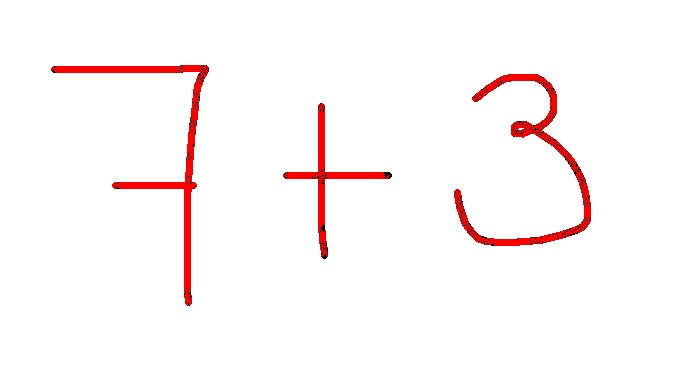
#> input picture notebooks/IMG_5023 copy 2.jpeg, 683 x 384 px; its folder holds only this picture in this run
$ python -i get_test_data.py   (imports and definitions only)
#> lines starting #> are read from the running program, lines starting #| are printed output that depends on the picture; after the words box and inside, x2 and y2 are one past the last pixel; in counts of white or black regions, pixels touching at a corner belong together
import cv2
import tensorflow as tf
import matplotlib.image as mpimg
import numpy as np


def recognizing_characters(path):
    #read image
#> called with path = 'notebooks/IMG_5023 copy 2.jpeg'
    img_original = mpimg.imread(path)
#> img_original is the input picture: shape (384, 683, 3); mean R, G, B 253.4, 246.9, 246.8
    #add a channels
    if len(img_original.shape) < 3:
        img_original = np.expand_dims(img_original, -1)
    if len(img_original.shape) == 3 and img_original.shape[2] == 3:
        img_new = cv2.cvtColor(img_original, cv2.COLOR_BGR2GRAY)
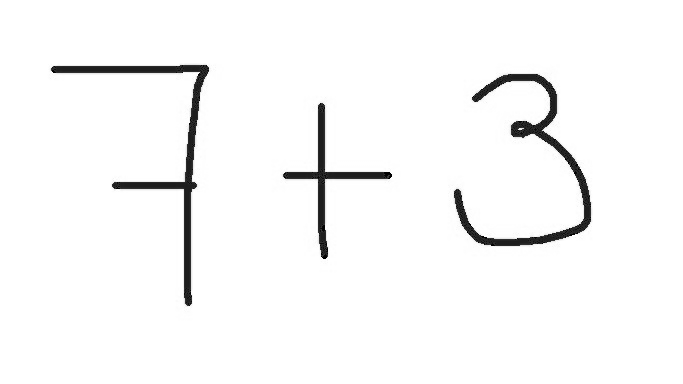
#> img_new: shape (384, 683); min 0, max 255, mean 247.6
    else:
        img_new = img_original.copy()
    #create a white image with same dimensions
    white_image = np.ones(img_new.shape, dtype=np.uint8)*255
    #transform to binary --> 90 for now but it can be changed
    ret, thresh = cv2.threshold(img_new,90,255,cv2.THRESH_BINARY)
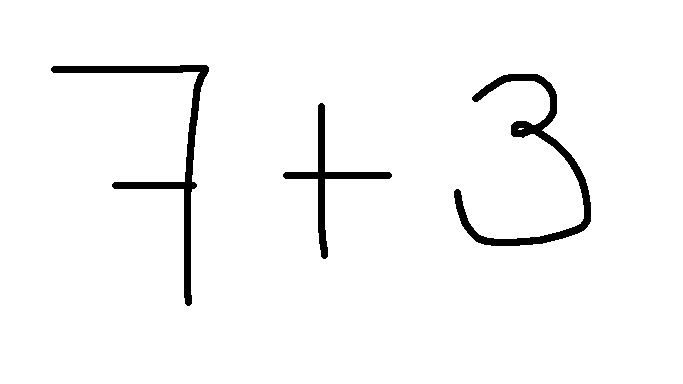
#> thresh: shape (384, 683); 96.8% white; 3 black regions
    #find contours, we can use none or simple as chain approx
    contours, hierarchy = cv2.findContours(thresh, cv2.RETR_TREE, cv2.CHAIN_APPROX_NONE)
#> contours = 5 contours, 1 with area under 20; largest, box (x1, y1, x2, y2) and area: (0, 0, 683, 384) 261206, (453, 73, 592, 247) 3784, (50, 64, 210, 307) 3782, (282, 102, 393, 260) 2045
    h_list = hierarchy[0].tolist()
#> h_list = [[-1, -1, 1, -1], [2, -1, -1, 0], [4, 1, 3, 0], [-1, -1, -1, 2], [-1, 2, -1, 0]]
    contours = list(contours)
    deleted_index = []
    for i in h_list:
        if i[-1] != 0:
            deleted_index.append(h_list.index(i))
#> this loop made 5 passes
#> after the loop, deleted_index = [0, 3]
    for d in sorted(deleted_index, reverse=True):
        contours.pop(d)
#> this loop made 2 passes
#> d on passes 1 to 2: 3, 0
#> after the loop, contours = 3 contours; box (x1, y1, x2, y2) and area: (453, 73, 592, 247) 3784, (50, 64, 210, 307) 3782, (282, 102, 393, 260) 2045
    #sort contours
    list_tuples_min = [(contours[i],contours[i][:,0][:,0].min()) for i in range(len(contours))]
#> list_tuples_min = 3 items
    list_tuples_min.sort(key=lambda x: x[1])
    #extract the contours only
    new_contours = [list_tuples_min[i][0] for i in range(len(list_tuples_min))]
#> new_contours has the same summary as contours
    #add info about character position in the equation
    full_image_h, full_image_w, full_image_channels = img_original.shape
#> full_image_h = 384; full_image_w = 683; full_image_channels = 3
    tier1 = int(full_image_h/3)
#> tier1 = 128
    tier2 = int(full_image_h/3)*2
#> tier2 = 256
    tier3 = int(full_image_h/3)*3
#> tier3 = 384
    list_min = []
    list_max = []
    for c in range(len(new_contours)):
        max_y = max(new_contours[c][:,0][:,1])
        min_y = min(new_contours[c][:,0][:,1])
        list_min.append(min_y)
        list_max.append(max_y)
#> this loop made 3 passes
#> (max_y, min_y) on passes 1 to 3: (306, 64), (259, 102), (246, 73)
#> after the loop, list_max = [306, 259, 246]; list_min = [64, 102, 73]
    position = []
    for i in range(len(list_min)):
        if list_min[i] < tier1 and list_max[i] < int(1.5*tier1):
            position.append('exponent')
        elif list_max[i] > tier2 and list_min[i] > tier1:
            position.append('index')
        else:
            position.append('regular')
#> this loop made 3 passes
#> after the loop, position = ['regular', 'regular', 'regular']
    #create a list of images
    list_images = []
    for c in range(len(new_contours)):
        x,y,w,h = cv2.boundingRect(new_contours[c])
        contour_drawing = cv2.drawContours(white_image.copy(), new_contours, c, (0,0,0), 10)
        img = contour_drawing[y:y+h,x:x+w]
        list_images.append(img)
#> this loop made 3 passes
#> (x, y, w, h) on passes 1 to 3: (50, 64, 160, 243), (282, 102, 111, 158), (453, 73, 139, 174)
#> pass 1, in recognizing_characters, `contour_drawing = cv2.drawContours(white_image.copy(), new_contours, c..`:
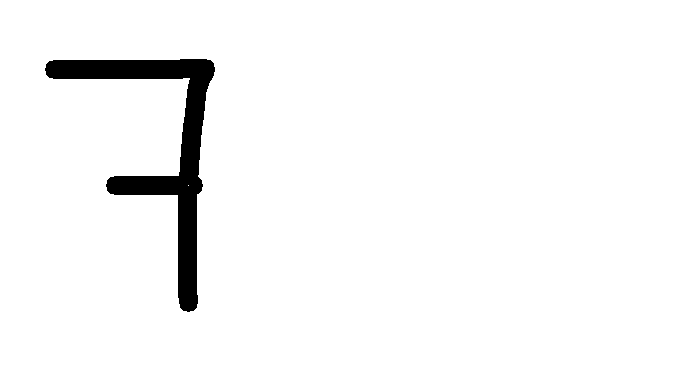
#> contour_drawing: shape (384, 683); 96.6% white; 1 black region, box (x1, y1, x2, y2) and area: (45, 59, 215, 312) 9019
#> pass 1, in recognizing_characters, `img = contour_drawing[y:y+h,x:x+w]`:
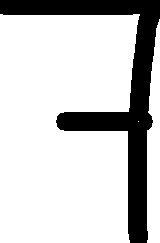
#> img: shape (243, 160); 79% white; 1 black region, box (x1, y1, x2, y2) and area: (0, 0, 160, 243) 8163
#> pass 2, in recognizing_characters, `contour_drawing = cv2.drawContours(white_image.copy(), new_contours, c..`:
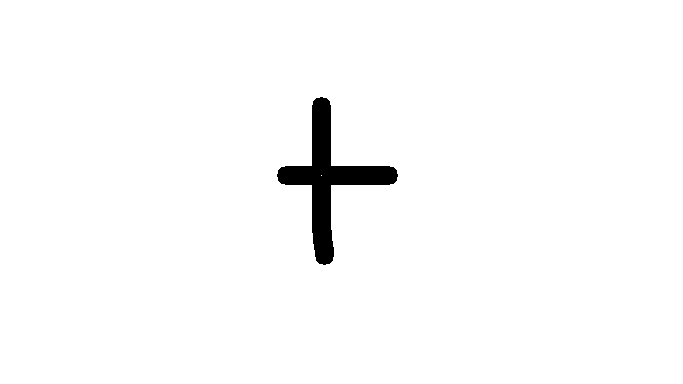
#> contour_drawing: shape (384, 683); 98.1% white; 1 black region, box (x1, y1, x2, y2) and area: (277, 97, 398, 265) 4970
#> pass 2, in recognizing_characters, `img = contour_drawing[y:y+h,x:x+w]`:
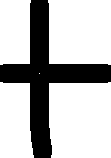
#> img: shape (158, 111); 73% white; 1 black region, box (x1, y1, x2, y2) and area: (0, 0, 111, 158) 4734
#> after the loop, list_images = 3 items
    character_position = [(list_images[i],position[i]) for i in range(len(list_images))]
#> character_position = 3 items
    return {'list_images':list_images,
            'images_with_position': character_position}

def new_measurements(array):
    resized = cv2.resize(array, (45,45), interpolation = cv2.INTER_AREA)
    return resized

def add_channels(array):
    return np.expand_dims(array, -1)

def three_channels(array):
    if array.shape[2] == 3:
        resized_bw = cv2.cvtColor(array, cv2.COLOR_BGR2GRAY)
        resized_3  =  cv2.cvtColor(resized_bw,cv2.COLOR_GRAY2RGB)
    elif array.shape[2] == 1:
        resized_3  =  cv2.cvtColor(array,cv2.COLOR_GRAY2RGB)
    return resized_3

def test_data(path):
    list_images = recognizing_characters(path)['list_images']
    list_images_resized = [new_measurements(img) for img in list_images]
    new_list_images = []
    for img in list_images_resized:
        if len(img.shape) < 3:
            new_img = add_channels(img)
        else:
            new_img = img
        new_list_images.append(new_img)
    new_list_images_1 = []
    for image in new_list_images:
        reformatted_img = three_channels(image)
        new_list_images_1.append(reformatted_img)
    return new_list_images_1

def test_data_with_positions(path):
    images_with_position = recognizing_characters(path)['images_with_position']
    return images_with_position

>>> result = recognizing_characters('notebooks/IMG_5023 copy 2.jpeg')
#> result = 2 items

$ run again, on notebooks/test3.jpeg
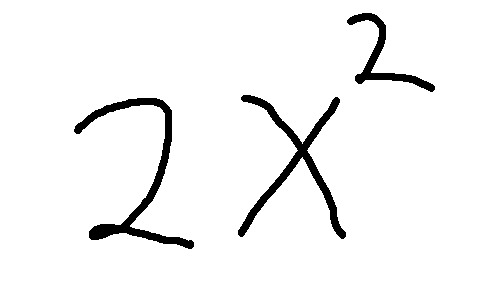
#> input picture notebooks/test3.jpeg, 480 x 296 px
#> in recognizing_characters, img_original is the input picture: shape (296, 480, 3); min 0, max 255, mean 243.3
#> thresh: shape (296, 480); 95.4% white; 3 black regions
#> in recognizing_characters, `contours, hierarchy = cv2.findContours(thresh, cv2.RETR_TREE, cv2.CHAI..`: contours = 4 contours; box (x1, y1, x2, y2) and area: (0, 0, 480, 296) 141305, (73, 97, 195, 250) 2976, (237, 94, 347, 240) 2844, (346, 12, 436, 93) 1437
#> h_list = [[-1, -1, 1, -1], [2, -1, -1, 0], [3, 1, -1, 0], [-1, 2, -1, 0]]
#> the loop in recognizing_characters, `for i in h_list:` made 4 passes
#> after the loop in recognizing_characters, `for i in h_list:`: deleted_index = [0]
#> the loop in recognizing_characters, `for d in sorted(deleted_index, reverse=True):` made 1 pass
#> after the loop in recognizing_characters, `for d in sorted(deleted_index, reverse=True):`: contours = 3 contours; box (x1, y1, x2, y2) and area: (73, 97, 195, 250) 2976, (237, 94, 347, 240) 2844, (346, 12, 436, 93) 1437
#> list_tuples_min = 3 items
#> new_contours has the same summary as contours
#> the loop in recognizing_characters, `for c in range(len(new_contours)):` made 3 passes
#> (max_y, min_y) on passes 1 to 3: (249, 97), (239, 94), (92, 12)
#> after the loop in recognizing_characters, `for c in range(len(new_contours)):`: list_max = [249, 239, 92]; list_min = [97, 94, 12]
#> the loop in recognizing_characters, `for i in range(len(list_min)):` made 3 passes
#> after the loop in recognizing_characters, `for i in range(len(list_min)):`: position = ['regular', 'regular', 'exponent']
#> the loop in recognizing_characters, `for c in range(len(new_contours)):` made 3 passes
#> (x, y, w, h) on passes 1 to 3: (73, 97, 122, 153), (237, 94, 110, 146), (346, 12, 90, 81)
#> pass 1, in recognizing_characters, `img = contour_drawing[y:y+h,x:x+w]`:
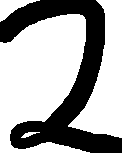
#> img: shape (153, 122); 65.1% white; 1 black region, box (x1, y1, x2, y2) and area: (0, 0, 122, 153) 6517
#> pass 2, in recognizing_characters, `img = contour_drawing[y:y+h,x:x+w]`:
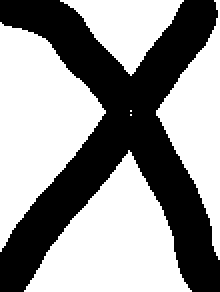
#> img: shape (146, 110) (shown 2 times larger); 58.9% white; 1 black region, box (x1, y1, x2, y2) and area: (0, 0, 110, 146) 6597
#> after the loop in recognizing_characters, `for c in range(len(new_contours)):`: list_images = 3 items
#> result = 2 items

$ run again, on notebooks/test1.jpg
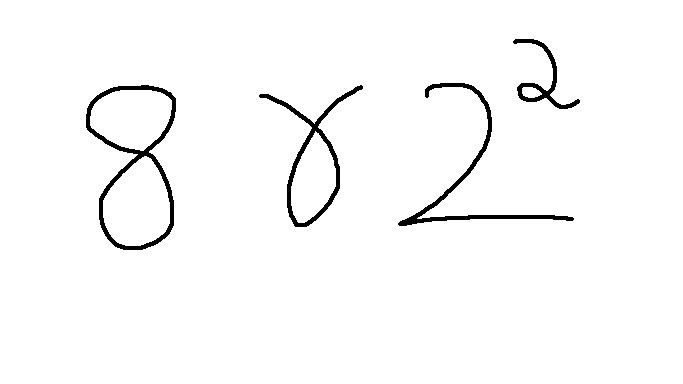
#> input picture notebooks/test1.jpg, 683 x 384 px
#> in recognizing_characters, img_original is the input picture: shape (384, 683, 3); min 0, max 255, mean 248.9
#> thresh: shape (384, 683); 97.6% white; 4 black regions
#> in recognizing_characters, `contours, hierarchy = cv2.findContours(thresh, cv2.RETR_TREE, cv2.CHAI..`: contours = 9 contours; largest, box (x1, y1, x2, y2) and area: (0, 0, 683, 384) 261206, (85, 84, 177, 251) 10622, (258, 84, 364, 228) 4498, (103, 156, 170, 246) 4326, (90, 90, 172, 151) 3706
#> h_list = [[-1, -1, 1, -1], [3, -1, 2, 0], [-1, -1, -1, 1], [6, 1, 4, 0], [5, -1, -1, 3], [-1, 4, -1, 3], [7, 3, -1, 0], [-1, 6, 8, 0], [-1, -1, -1, 7]]
#> the loop in recognizing_characters, `for i in h_list:` made 9 passes
#> after the loop in recognizing_characters, `for i in h_list:`: deleted_index = [0, 2, 4, 5, 8]
#> the loop in recognizing_characters, `for d in sorted(deleted_index, reverse=True):` made 5 passes
#> d on passes 1 to 5: 8, 5, 4, 2, 0
#> after the loop in recognizing_characters, `for d in sorted(deleted_index, reverse=True):`: contours = 4 contours; box (x1, y1, x2, y2) and area: (85, 84, 177, 251) 10622, (258, 84, 364, 228) 4498, (397, 82, 575, 227) 2078, (512, 38, 581, 110) 1126
#> list_tuples_min = 4 items
#> new_contours has the same summary as contours
#> the loop in recognizing_characters, `for c in range(len(new_contours)):` made 4 passes
#> (max_y, min_y) on passes 1 to 4: (250, 84), (227, 84), (226, 82), (109, 38)
#> after the loop in recognizing_characters, `for c in range(len(new_contours)):`: list_max = [250, 227, 226, 109]; list_min = [84, 84, 82, 38]
#> the loop in recognizing_characters, `for i in range(len(list_min)):` made 4 passes
#> after the loop in recognizing_characters, `for i in range(len(list_min)):`: position = ['regular', 'regular', 'regular', 'exponent']
#> the loop in recognizing_characters, `for c in range(len(new_contours)):` made 4 passes
#> (x, y, w, h) on passes 1 to 4: (85, 84, 92, 167), (258, 84, 106, 144), (397, 82, 178, 145), (512, 38, 69, 72)
#> pass 1, in recognizing_characters, `img = contour_drawing[y:y+h,x:x+w]`:
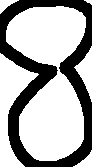
#> img: shape (167, 92); 67.4% white; 1 black region, box (x1, y1, x2, y2) and area: (0, 0, 92, 167) 5009
#> pass 2, in recognizing_characters, `img = contour_drawing[y:y+h,x:x+w]`:
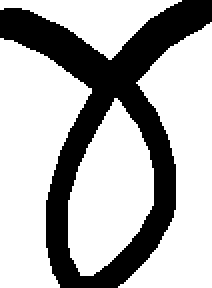
#> img: shape (144, 106) (shown 2 times larger); 69.7% white; 1 black region, box (x1, y1, x2, y2) and area: (0, 0, 106, 144) 4629
#> after the loop in recognizing_characters, `for c in range(len(new_contours)):`: list_images = 4 items
#> result = 2 items
